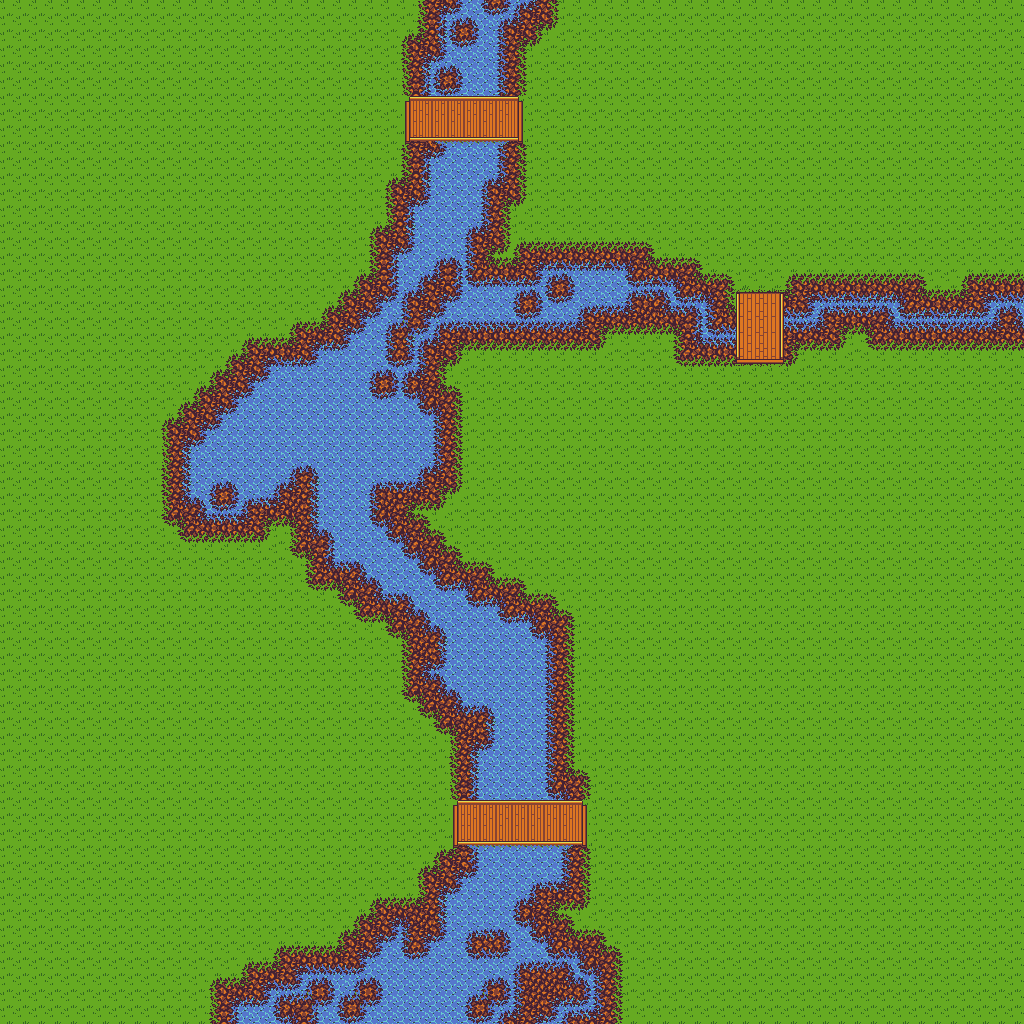

This game map was drawn from its Tiled (.tmx) file and the tilesets committed beside it. A one-line description and the trimmed map source follow:
An orthogonal 64x64 tile map with 16x16 px tiles, 1 tile layer (Tile Layer 1).

<map version="1.10" tiledversion="1.11.2" orientation="orthogonal" renderorder="right-down" width="64" height="64" tilewidth="16" tileheight="16" infinite="0" nextlayerid="2" nextobjectid="1">
 <tileset firstgid="1" source="../Tiled/woodland.tsx" />
 <layer id="1" name="Tile Layer 1" width="64" height="64">
  <data>[4096 cells, 4096 non-empty, 58 distinct tile ids]</data>
 </layer>
</map>